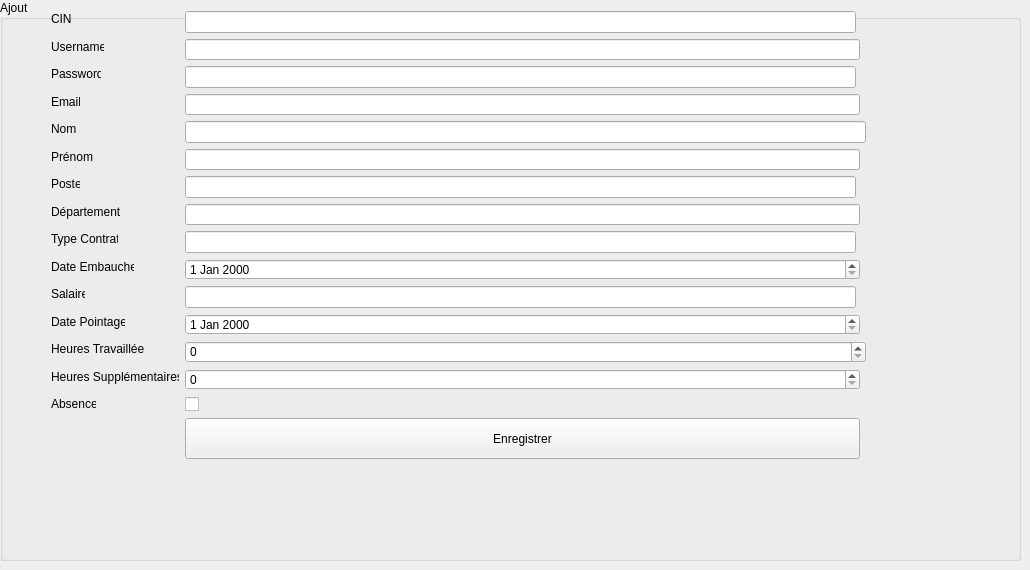
            <widget class="QWidget" name="page_add_Emp">
             <widget class="QGroupBox" name="groupBox_2">
              <property name="geometry">
               <rect>
                <x>0</x>
                <y>0</y>
                <width>1021</width>
                <height>561</height>
               </rect>
              </property>
              <property name="title">
               <string>Ajout </string>
              </property>
              <widget class="QLabel" name="label_8">
               <property name="geometry">
                <rect>
                 <x>51</x>
                 <y>204</y>
                 <width>69</width>
                 <height>16</height>
                </rect>
               </property>
               <property name="text">
                <string>Département</string>
               </property>
              </widget>
              <widget class="QLabel" name="label_12">
               <property name="geometry">
                <rect>
                 <x>51</x>
                 <y>314</y>
                 <width>74</width>
                 <height>16</height>
                </rect>
               </property>
               <property name="text">
                <string>Date Pointage</string>
               </property>
              </widget>
              <widget class="QSpinBox" name="spinHeuresTravAdd">
               <property name="geometry">
                <rect>
                 <x>185</x>
                 <y>341</y>
                 <width>681</width>
                 <height>22</height>
                </rect>
               </property>
              </widget>
              <widget class="QLabel" name="label_7">
               <property name="geometry">
                <rect>
                 <x>51</x>
                 <y>176</y>
                 <width>29</width>
                 <height>16</height>
                </rect>
               </property>
               <property name="text">
                <string>Poste</string>
               </property>
              </widget>
              <widget class="QLabel" name="label_14">
               <property name="geometry">
                <rect>
                 <x>51</x>
                 <y>369</y>
                 <width>128</width>
                 <height>16</height>
                </rect>
               </property>
               <property name="text">
                <string>Heures Supplémentaires</string>
               </property>
              </widget>
              <widget class="QLabel" name="label_6">
               <property name="geometry">
                <rect>
                 <x>51</x>
                 <y>149</y>
                 <width>42</width>
                 <height>16</height>
                </rect>
               </property>
               <property name="text">
                <string>Prénom</string>
               </property>
              </widget>
              <widget class="QLineEdit" name="lineNomAdd">
               <property name="geometry">
                <rect>
                 <x>185</x>
                 <y>121</y>
                 <width>681</width>
                 <height>22</height>
                </rect>
               </property>
              </widget>
              <widget class="QLabel" name="label_5">
               <property name="geometry">
                <rect>
                 <x>51</x>
                 <y>121</y>
                 <width>27</width>
                 <height>16</height>
                </rect>
               </property>
               <property name="text">
                <string>Nom</string>
               </property>
              </widget>
              <widget class="QLineEdit" name="lineDepartementAdd">
               <property name="geometry">
                <rect>
                 <x>185</x>
                 <y>204</y>
                 <width>675</width>
                 <height>21</height>
                </rect>
               </property>
              </widget>
              <widget class="QLineEdit" name="lineCINAdd">
               <property name="geometry">
                <rect>
                 <x>185</x>
                 <y>11</y>
                 <width>671</width>
                 <height>22</height>
                </rect>
               </property>
              </widget>
              <widget class="QLineEdit" name="lineEmailAdd">
               <property name="geometry">
                <rect>
                 <x>185</x>
                 <y>94</y>
                 <width>675</width>
                 <height>21</height>
                </rect>
               </property>
              </widget>
              <widget class="QLabel" name="label">
               <property name="geometry">
                <rect>
                 <x>51</x>
                 <y>11</y>
                 <width>20</width>
                 <height>16</height>
                </rect>
               </property>
               <property name="text">
                <string>CIN</string>
               </property>
              </widget>
              <widget class="QLineEdit" name="linePosteAdd">
               <property name="geometry">
                <rect>
                 <x>185</x>
                 <y>176</y>
                 <width>671</width>
                 <height>22</height>
                </rect>
               </property>
              </widget>
              <widget class="QLabel" name="label_3">
               <property name="geometry">
                <rect>
                 <x>51</x>
                 <y>66</y>
                 <width>50</width>
                 <height>16</height>
                </rect>
               </property>
               <property name="text">
                <string>Password</string>
               </property>
              </widget>
              <widget class="QDateEdit" name="datePointageAdd">
               <property name="geometry">
                <rect>
                 <x>185</x>
                 <y>314</y>
                 <width>675</width>
                 <height>21</height>
                </rect>
               </property>
              </widget>
              <widget class="QPushButton" name="btnSaveEmployee">
               <property name="geometry">
                <rect>
                 <x>185</x>
                 <y>418</y>
                 <width>675</width>
                 <height>41</height>
                </rect>
               </property>
               <property name="text">
                <string>Enregistrer</string>
               </property>
              </widget>
              <widget class="QCheckBox" name="checkAbsenceAdd">
               <property name="geometry">
                <rect>
                 <x>185</x>
                 <y>396</y>
                 <width>16</width>
                 <height>16</height>
                </rect>
               </property>
              </widget>
              <widget class="QLabel" name="label_4">
               <property name="geometry">
                <rect>
                 <x>51</x>
                 <y>94</y>
                 <width>29</width>
                 <height>16</height>
                </rect>
               </property>
               <property name="text">
                <string>Email</string>
               </property>
              </widget>
              <widget class="QLineEdit" name="lineTypeContratAdd">
               <property name="geometry">
                <rect>
                 <x>185</x>
                 <y>231</y>
                 <width>671</width>
                 <height>22</height>
                </rect>
               </property>
              </widget>
              <widget class="QLabel" name="label_15">
               <property name="geometry">
                <rect>
                 <x>51</x>
                 <y>396</y>
                 <width>45</width>
                 <height>16</height>
                </rect>
               </property>
               <property name="text">
                <string>Absence</string>
               </property>
              </widget>
              <widget class="QLineEdit" name="linePasswordAdd">
               <property name="geometry">
                <rect>
                 <x>185</x>
                 <y>66</y>
                 <width>671</width>
                 <height>22</height>
                </rect>
               </property>
              </widget>
              <widget class="QLabel" name="label_10">
               <property name="geometry">
                <rect>
                 <x>51</x>
                 <y>259</y>
                 <width>83</width>
                 <height>16</height>
                </rect>
               </property>
               <property name="text">
                <string>Date Embauche</string>
               </property>
              </widget>
              <widget class="QLabel" name="label_11">
               <property name="geometry">
                <rect>
                 <x>51</x>
                 <y>286</y>
                 <width>34</width>
                 <height>16</height>
                </rect>
               </property>
               <property name="text">
                <string>Salaire</string>
               </property>
              </widget>
              <widget class="QLabel" name="label_13">
               <property name="geometry">
                <rect>
                 <x>51</x>
                 <y>341</y>
                 <width>93</width>
                 <height>16</height>
                </rect>
               </property>
               <property name="text">
                <string>Heures Travaillées</string>
               </property>
              </widget>
              <widget class="QDateEdit" name="dateEmbaucheAdd">
               <property name="geometry">
                <rect>
                 <x>185</x>
                 <y>259</y>
                 <width>675</width>
                 <height>21</height>
                </rect>
               </property>
              </widget>
              <widget class="QSpinBox" name="spinHeuresSuppAdd">
               <property name="geometry">
                <rect>
                 <x>185</x>
                 <y>369</y>
                 <width>675</width>
                 <height>21</height>
                </rect>
               </property>
              </widget>
              <widget class="QLabel" name="label_9">
               <property name="geometry">
                <rect>
                 <x>51</x>
                 <y>231</y>
                 <width>67</width>
                 <height>16</height>
                </rect>
               </property>
               <property name="text">
                <string>Type Contrat</string>
               </property>
              </widget>
              <widget class="QLineEdit" name="linePrenomAdd">
               <property name="geometry">
                <rect>
                 <x>185</x>
                 <y>149</y>
                 <width>675</width>
                 <height>21</height>
                </rect>
               </property>
              </widget>
              <widget class="QLabel" name="label_2">
               <property name="geometry">
                <rect>
                 <x>51</x>
                 <y>39</y>
                 <width>53</width>
                 <height>16</height>
                </rect>
               </property>
               <property name="text">
                <string>Username</string>
               </property>
              </widget>
              <widget class="QLineEdit" name="lineUsernameAdd">
               <property name="geometry">
                <rect>
                 <x>185</x>
                 <y>39</y>
                 <width>675</width>
                 <height>21</height>
                </rect>
               </property>
              </widget>
              <widget class="QLineEdit" name="lineSalaireAdd">
               <property name="geometry">
                <rect>
                 <x>185</x>
                 <y>286</y>
                 <width>671</width>
                 <height>22</height>
                </rect>
               </property>
              </widget>
             </widget>
            </widget>
